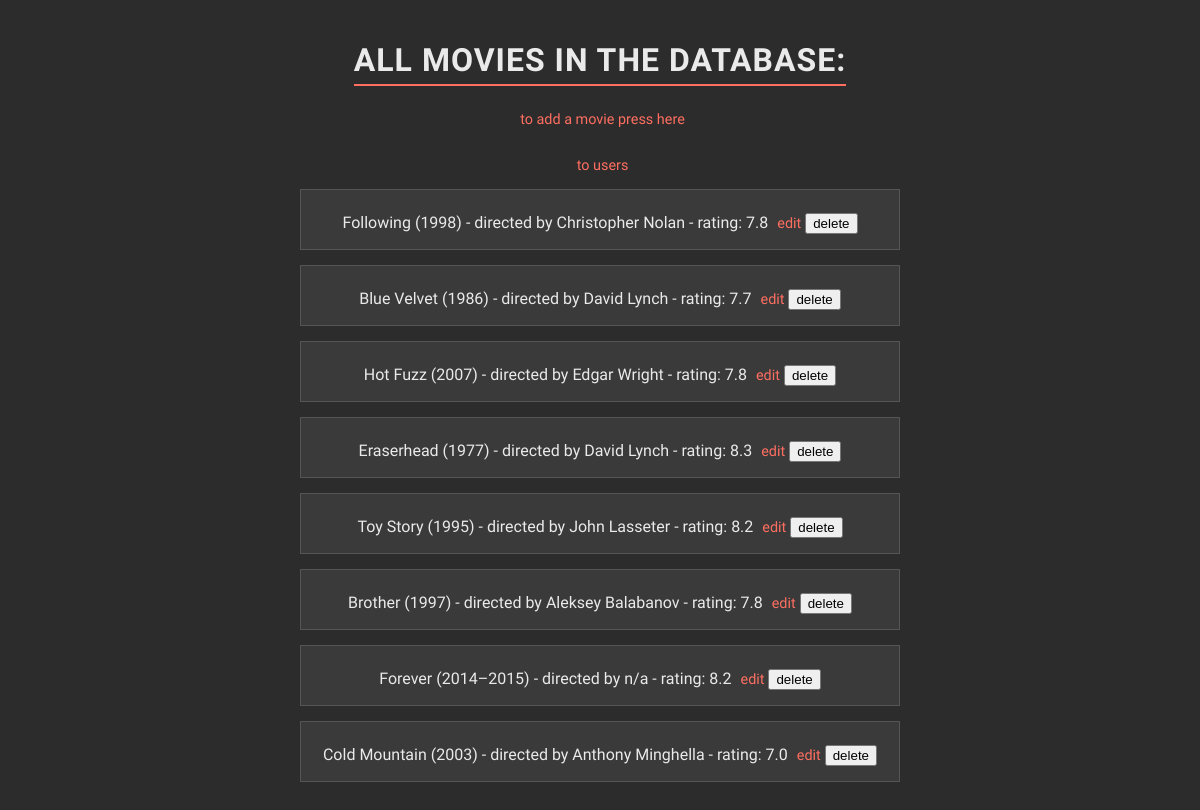
Before: /movies with the older database file.
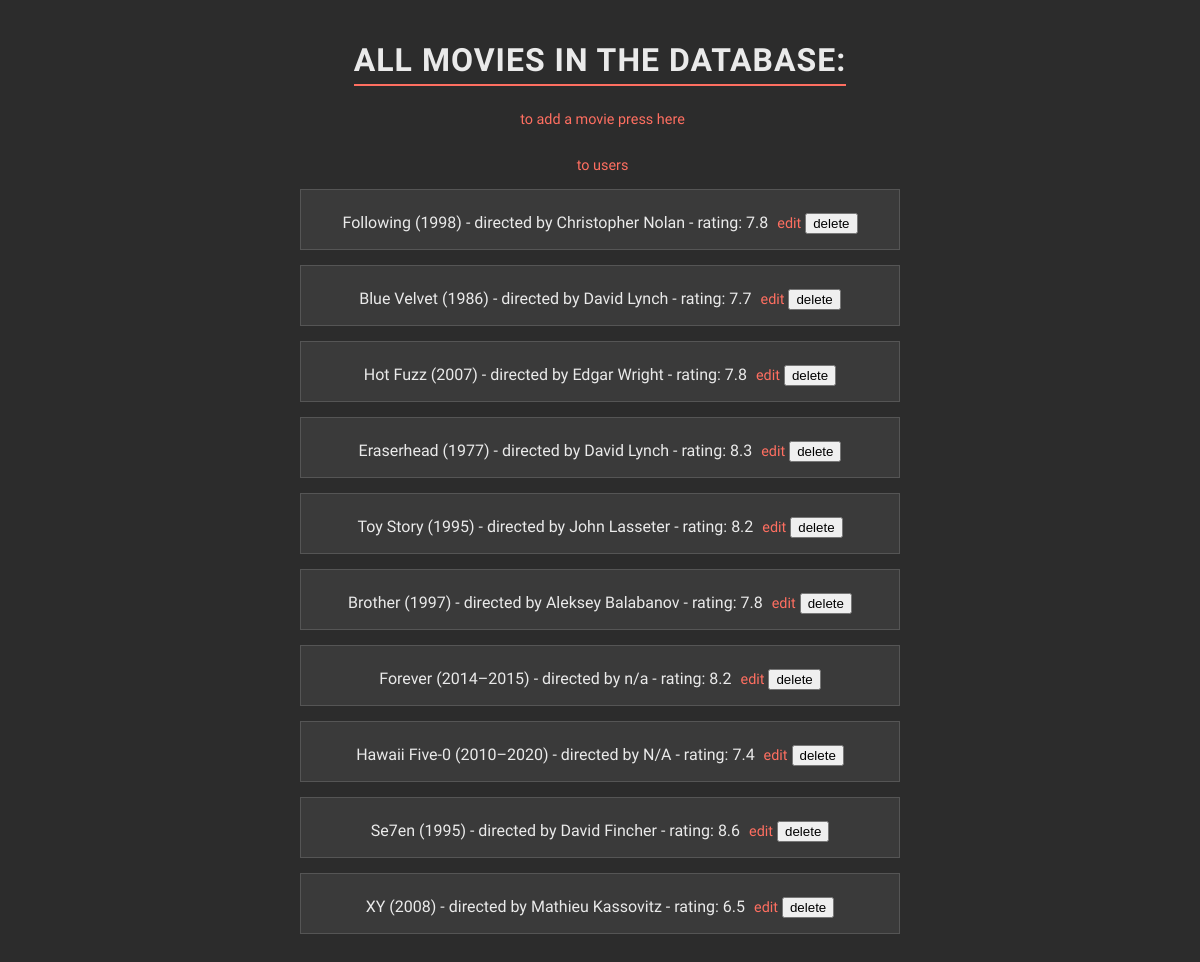
After: the same page with the newer database file.
### data_models.py (models this page shows, shortened)
class Movie(db.Model):
    __tablename__ = 'movies'
    movie_id = db.Column(db.Integer, primary_key=True, autoincrement=True)
    title = db.Column(db.String(250), nullable=False)
    director = db.Column(db.String(200), nullable=False)
    release_year = db.Column(db.Integer, nullable=False)
    movie_rating = db.Column(db.Float, nullable=False)
    users = relationship('User', secondary=user_movies, back_populates='movies')

### app.py (the view)
@app.route('/movies', methods=['GET'])
def list_movies():
    try:
        movies = data_manager.get_all_movies()
        return render_template('movies.html', movies=movies)
    except Exception as e:
        app.logger.error(f"Error fetching movies from the database: {e}")
        flash('An error occurred while fetching movies. Please try again later. 🫀', 'error')
        return redirect(url_for('home'))

### datamanager/sqlite_data_manager.py (called while the page is built)
    def get_all_movies(self):
        with self.app.app_context():
            return self.db.session.query(Movie).all()

### templates/movies.html (shortened to what this page needs)
<!DOCTYPE html>
<html lang="en">
<head>
    <link rel="stylesheet" href="{{ url_for('static', filename='styles.css') }}">
</head>
<body>
    <h1>all movies in the  dataBase:</h1>
    <div>
        <a href="{{ url_for('add_movie') }}">to add a movie press here</a><br><br>
         <a href="{{ url_for('list_users') }}">to users</a>
    </div>
    {% if movies %}
        <ul>
            {% for movie in movies %}
            <li>
                {{ movie.title }} ({{ movie.release_year }}) - directed by {{ movie.director }} - rating: {{ movie.movie_rating }}
                <a href="{{ url_for('update_movie', movie_id=movie.movie_id) }}">edit</a>
                <form id="delete-form-{{ movie.movie_id }}" action="{{ url_for('delete_movie', movie_id=movie.movie_id) }}" method="POST" style="display: inline;">
                    <button type="button" onclick="confirmDeletion({{ movie.movie_id }})">delete</button>
                </form>
            </li>
            {% endfor %}
        </ul>
    {% else %}
        <p>no movies found in dataBase</p>
    {% endif %}
</body>
</html>

### static/styles.css (style rules this page uses)
body { background-color: #2C2C2C; font-family: 'Quicksand', sans-serif; color: #EAEAEA; text-align: center; margin: 0; padding: 20px; }
h1 { color: #EAEAEA; margin-bottom: 15px; text-transform: uppercase; letter-spacing: 1px; border-bottom: 2px solid #FF6F61; display: inline-block; font-family: 'Quicksand', sans-serif; font-size: 2rem; padding-bottom: 5px; }
a { color: #FF6F61; text-decoration: none; font-size: 0.9rem; margin-top: 10px; margin-left: 5px; display: inline-block; font-weight: 500; transition: color 0.3s; }
ul { list-style-type: none; padding: 0; max-width: 600px; margin: 0 auto; }
li { background-color: #3A3A3A; border: 1px solid #555; margin: 15px 0; padding: 15px; transition: background-color 0.3s, transform 0.3s; }

Changed rows visible on the page:
removed Movie: title "Cold Mountain", release_year "2003", director "Anthony Minghella", movie_rating "7.0"
added Movie: title "Hawaii Five-0", release_year "2010–2020", director "N/A", movie_rating "7.4"
added Movie: title "Se7en", release_year "1995", director "David Fincher", movie_rating "8.6"
added Movie: title "XY", release_year "2008", director "Mathieu Kassovitz", movie_rating "6.5"
